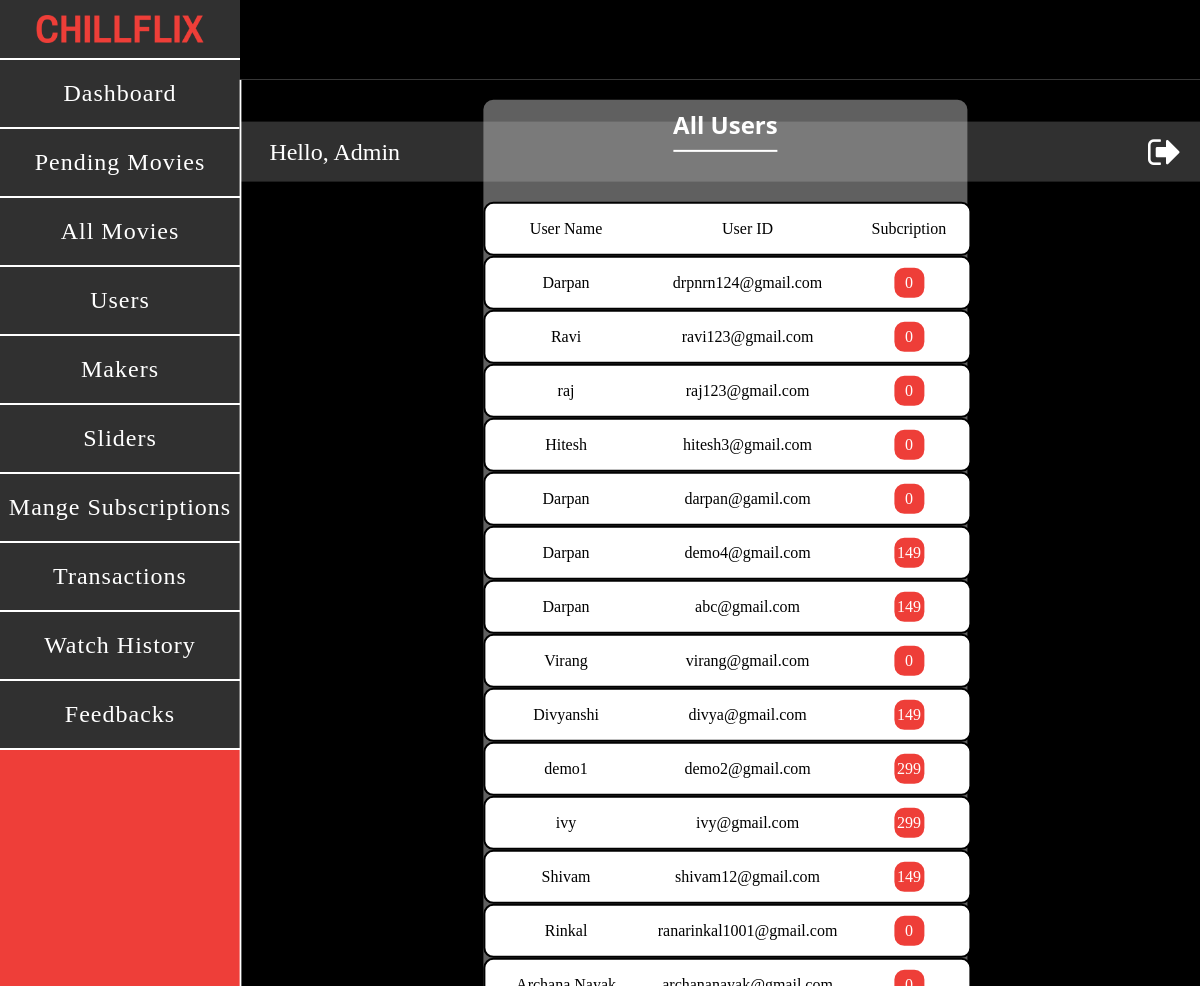
The app's page /admin-user.php with its own data.
### tables this page shows
CREATE TABLE IF NOT EXISTS `user` (
  `name` varchar(30) NOT NULL,
  `email` varchar(50) NOT NULL,
  `pwd` varchar(50) NOT NULL,
  `fav` varchar(20) NOT NULL,
  `subscription` int NOT NULL,
  `exp` date NOT NULL,
  PRIMARY KEY (`email`)
);

### admin-user.php (the view, shortened to what this page needs)
<?php
    include('admin_header.php');
    $con = mysqli_connect("localhost","root","","chillflix");
    $query = "SELECT * FROM user";
    $res = mysqli_query($con, $query);
?>
<!DOCTYPE html>
<html lang="en">
<head>
    <link rel="stylesheet" href="admin-user.css">
</head>
<body>
    <article>
        <div class="admin-pending">
            <div class="pending-main">
                <div class="update-container">
                    <div class="update-form">
                        <div class="form-first">
                            <h1>All Users</h1>
                        </div>
                        <br>
                        <div class="bar-child">
                            <div class="item-update">
                                <div class="items-pos">
                                <div class="items">
                                        <div class="items-id">
                                            <label>User Name</label>
                                        </div>
                                        <div class="items-name">
                                            <label>User ID</label>
                                        </div>
                                        <div class="items-update">
                                            Subcription
                                        </div>
                                </div>
                                <?php
                                    while($row = mysqli_fetch_assoc($res))
                                    {
                                ?>
                                    <div class="items">
                                        <div class="items-id">
                                            <label><?php echo $row["name"]; ?></label>
                                        </div>
                                        <div class="items-name">
                                            <label><?php echo $row["email"]; ?></label>
                                        </div>
                                        <div class="items-update">
                                            <label><?php echo $row["subscription"]; ?></label>
                                        </div>
                                    </div>
                                <?php
                                    }
                                ?>
                                </div>
                            </div>
                        </div>
                    </div>
                </div>
            </div>
        </div>
    </article>
</body>
</html>

### admin_header.css (style rules this page uses)
* { padding: 0; margin: 0; }

### admin-user.css (style rules this page uses)
* { padding: 0; margin: 0; }
body { background-color: black; }
.admin-pending { position: fixed; width: 81%; height: 100%; top:50%; left:50%; transform: translate(-37.1%,-41.9%); overflow-y: scroll; }
.pending-main { margin-top: -2px; border: 2px solid white; height: auto; }
.update-container { padding-top: 20px; display: flex; justify-content: center; height: 900px; }
.update-form { background: rgba(206, 206, 206, 0.468); width: 50%; height: auto; line-height: 50px; border-radius: 10px; }
.form-first { display: flex; justify-content: center; }
.update-form h1 { height: 50px; border-bottom: 2px solid White; color: white; font-family:system-ui, -apple-system, BlinkMacSystemFont, 'Segoe UI', Roboto, Oxygen, Ubuntu, Cantarell, 'Open Sans', 'Helvetica Neue', sans-serif; }
.bar-child { width: 100%; height: 450px; }
.item-update { height: auto; display: flex; justify-content: center; }
.items { background-color: white; width: 100%; height: 50px; display: flex; border: 2px solid black; border-radius: 10px; }
.items-id { width: 40%; display: flex; justify-content: center; align-items: center; }
.items-name { width: 50%; display: flex; justify-content: center; align-items: center; }
.items-pos { width: 500px; height: 50px; }
.items-update { width: 30%; display: flex; justify-content: center; align-items: center; }
.items-update label { color: white; width: 30px; height: 30px; background-color: #ee3e38; border-radius: 10px; display: flex; justify-content: center; align-items: center; }

### records on screen
user: name "Darpan", email "drpnrn124@gmail.com", subscription "0"
user: name "Ravi", email "ravi123@gmail.com", subscription "0"
user: name "raj", email "raj123@gmail.com", subscription "0"
user: name "Hitesh", email "hitesh3@gmail.com", subscription "0"
user: name "Darpan", email "darpan@gamil.com", subscription "0"
user: name "Darpan", email "demo4@gmail.com", subscription "149"
user: name "Darpan", email "abc@gmail.com", subscription "149"
user: name "Virang", email "virang@gmail.com", subscription "0"
user: name "Divyanshi", email "divya@gmail.com", subscription "149"
user: name "demo1", email "demo2@gmail.com", subscription "299"
user: name "ivy", email "ivy@gmail.com", subscription "299"
user: name "Shivam", email "shivam12@gmail.com", subscription "149"
user: name "Rinkal", email "ranarinkal1001@gmail.com", subscription "0"
